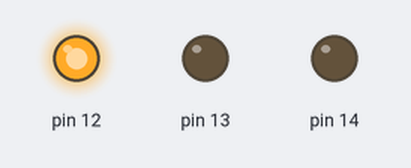
Simulated run of this sketch. Board: Arduino Uno, built with avr-gcc and run on an emulated ATmega328P. Shown: output pins drawn as LEDs (lit = HIGH).

Above: at 0.5 s.
At 1.5 s:
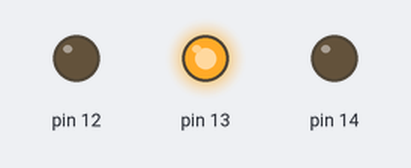
At 5.5 s:
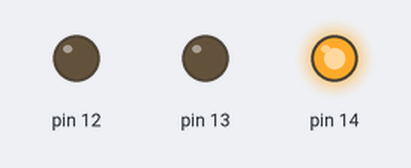
Timing chart, 0 to 6.9 s (numbered marks = the images above):
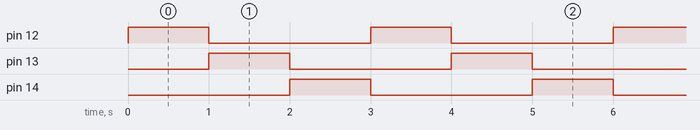

Measured:
- by itself, pin 12–14: alternates HIGH for 1.0 s and LOW for 2.0 s
- by itself, everything shown: repeats every 3.0 s, in 3 steps

The sketch:

traffic_light.ino
```cpp
void setup() {
  // put your setup code here, to run once:
Serial.begin(9600);
pinMode(12,OUTPUT);
pinMode(13,OUTPUT);
pinMode(14,OUTPUT);
}

void loop() {
  // put your main code here, to run repeatedly:
digitalWrite(12,HIGH);
digitalWrite(13,LOW);
digitalWrite(14,LOW);
delay(1000);

digitalWrite(12,LOW);
digitalWrite(13,HIGH);
digitalWrite(14,LOW);
delay(1000);

digitalWrite(12,LOW);
digitalWrite(13,LOW);
digitalWrite(14,HIGH);
delay(1000);
}
```
